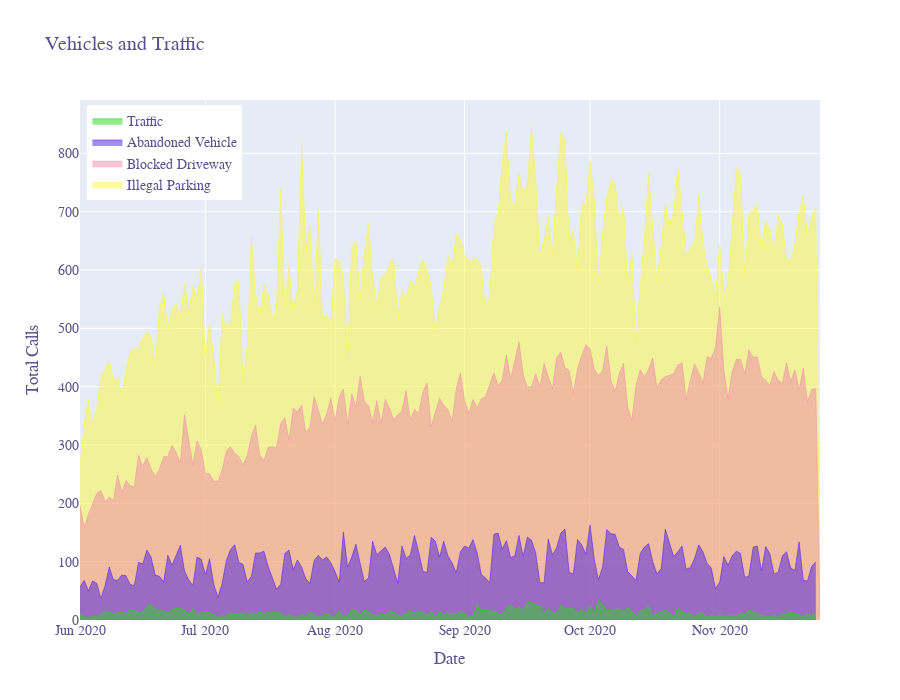

Notebook code for this chart:
### Code cell
# #create and show area plot
parking_fig = go.Figure()

parking_fig.add_trace(go.Scatter(
    x=parking.index, y=parking["Illegal Parking"],
    hoverinfo='x+y',
    mode='lines',
    line=dict(width=0.5, color='#FCF73C'), name="Illegal Parking",
    stackgroup='two'
    ))

parking_fig.add_trace(go.Scatter(
    x=driveway.index, y=driveway["Blocked Driveway"],
    hoverinfo='x+y',
    mode='lines',
    line=dict(width=0.5, color='#f288ac'), name="Blocked Driveway",
    stackgroup='one'
    ))

parking_fig.add_trace(go.Scatter(
    x=abandoned.index, y=abandoned["Abandoned Vehicle"],
    hoverinfo='x+y',
    mode='lines',
    line=dict(width=0.5, color='#491BE5'), name="Abandoned Vehicle",
    stackgroup='three'
    ))

parking_fig.add_trace(go.Scatter(
    x=traffic.index, y=traffic["Traffic"],
    hoverinfo='x+y',
    mode='lines',
    line=dict(width=0.5, color='#2BD51D'), name="Traffic",
    stackgroup='four'
    ))

parking_fig.update_layout(legend=dict(
    yanchor="top",
    y=0.99,
    xanchor="left",
    x=0.01
))

parking_fig.update_layout(title="Vehicles and Traffic",
                  xaxis_title="Date", height=700,
                  yaxis_title="Total Calls", 


font=dict(family="silom",
          size=14, color="#58508d"))

parking_fig.show()

### Figure 1 — Plotly figure (JSON) as saved in the notebook; plotly's stock layout.template omitted (floating-point values rounded to 4 significant figures; data arrays with more than 128 entries replaced by an {"elided": "..."} marker saying what was removed)
{"data": [{"name": "Illegal Parking", "stackgroup": "two", "mode": "lines", "hoverinfo": "x+y", "y": {"elided": "178 int values"}, "x": {"elided": "178 str values"}, "line": {"color": "#FCF73C", "width": 0.5}, "type": "scatter"}, {"name": "Blocked Driveway", "stackgroup": "one", "mode": "lines", "hoverinfo": "x+y", "y": {"elided": "178 int values"}, "x": {"elided": "178 str values"}, "line": {"color": "#f288ac", "width": 0.5}, "type": "scatter"}, {"name": "Abandoned Vehicle", "stackgroup": "three", "mode": "lines", "hoverinfo": "x+y", "y": {"elided": "177 int values"}, "x": {"elided": "177 str values"}, "line": {"color": "#491BE5", "width": 0.5}, "type": "scatter"}, {"name": "Traffic", "stackgroup": "four", "mode": "lines", "hoverinfo": "x+y", "y": {"elided": "177 int values"}, "x": {"elided": "177 str values"}, "line": {"color": "#2BD51D", "width": 0.5}, "type": "scatter"}], "layout": {"title": {"text": "Vehicles and Traffic"}, "yaxis": {"title": {"text": "Total Calls"}}, "height": 700, "xaxis": {"title": {"text": "Date"}}, "font": {"color": "#58508d", "family": "silom", "size": 14}, "legend": {"y": 0.99, "x": 0.01, "xanchor": "left", "yanchor": "top"}}}
